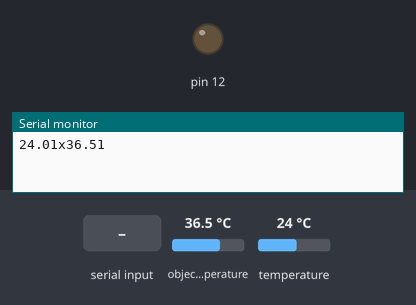
The sketch below on a simulated Arduino Uno, built with avr-gcc and run on an emulated ATmega328P. On the bench: output pins drawn as LEDs (lit = HIGH), the last lines printed to the serial monitor. Inputs (shaded band) come from the test bench; at power-on: object temperature 36.5 °C, temperature 24 °C.

Above: at 1.2 s.
1.3 s: "1\n" received over Serial
At 4.3 s:
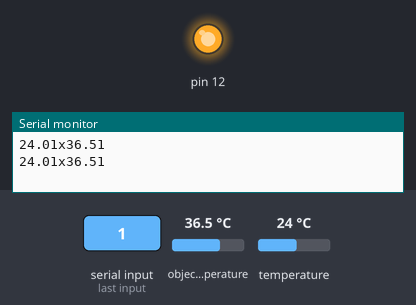
Timing chart, 0 to 6.5 s (numbered marks = the images above; inputs shaded):
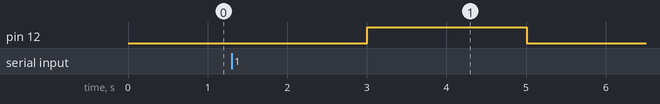

The sketch:

temp_sense_program.ino
```cpp
#include <Wire.h>
#include <Adafruit_MLX90614.h>

Adafruit_MLX90614 mlx = Adafruit_MLX90614();

void setup() {
  pinMode(12,OUTPUT);
  Serial.begin(9600);

  mlx.begin();
}

void loop() {
  Serial.print(mlx.readAmbientTempC());
  Serial.print("x"); Serial.print(mlx.readObjectTempC());

  Serial.println();

  if(Serial.available() > 0){
    if(Serial.readString().toInt() == 1){
      digitalWrite(12,HIGH);
    }
  }
  else{
    digitalWrite(12,LOW);
  }
  delay(2000);
}
```

Measured:
- after the input at 1.3 s, pin 12: LOW → HIGH after 1.7 s, → LOW 2.0 s later
